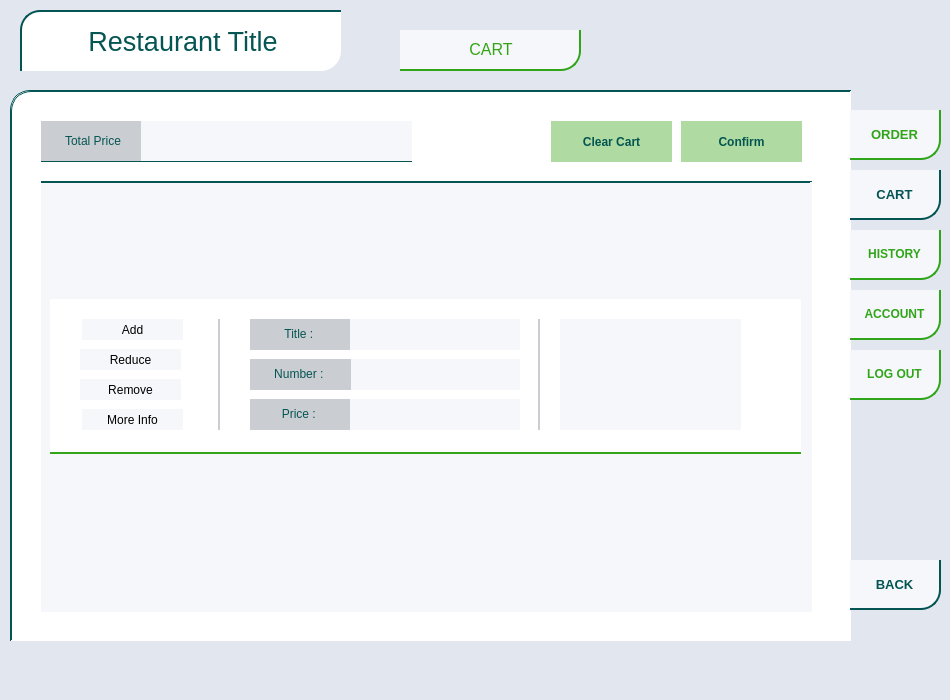
<?xml version="1.0" encoding="UTF-8"?>
<ui version="4.0">
 <class>MainWindow</class>
 <widget class="QMainWindow" name="MainWindow">
  <property name="geometry">
   <rect>
    <x>0</x>
    <y>0</y>
    <width>950</width>
    <height>700</height>
   </rect>
  </property>
  <property name="sizePolicy">
   <sizepolicy hsizetype="Fixed" vsizetype="Fixed">
    <horstretch>0</horstretch>
    <verstretch>0</verstretch>
   </sizepolicy>
  </property>
  <property name="windowTitle">
   <string>MainWindow</string>
  </property>
  <property name="styleSheet">
   <string notr="true">background-color: rgb(225, 230, 239);</string>
  </property>
  <widget class="QWidget" name="centralwidget">
   <property name="sizePolicy">
    <sizepolicy hsizetype="Fixed" vsizetype="Fixed">
     <horstretch>0</horstretch>
     <verstretch>0</verstretch>
    </sizepolicy>
   </property>
   <widget class="QScrollArea" name="scrollArea">
    <property name="geometry">
     <rect>
      <x>10</x>
      <y>90</y>
      <width>841</width>
      <height>551</height>
     </rect>
    </property>
    <property name="sizePolicy">
     <sizepolicy hsizetype="Fixed" vsizetype="Fixed">
      <horstretch>0</horstretch>
      <verstretch>0</verstretch>
     </sizepolicy>
    </property>
    <property name="styleSheet">
     <string notr="true">border-color: rgb(4, 84, 83);
background-color: rgb(255, 255, 255);
border-style : solid;
border-width : 1px;
border-right-width : 0px;
border-bottom-width : 0px;
border-top-left-radius : 20px;
border-bottom-right-radius: 0px;
</string>
    </property>
    <property name="widgetResizable">
     <bool>true</bool>
    </property>
    <widget class="QWidget" name="scrollAreaWidgetContents">
     <property name="geometry">
      <rect>
       <x>0</x>
       <y>0</y>
       <width>839</width>
       <height>549</height>
      </rect>
     </property>
     <widget class="QPushButton" name="confirmBtn">
      <property name="geometry">
       <rect>
        <x>670</x>
        <y>30</y>
        <width>121</width>
        <height>41</height>
       </rect>
      </property>
      <property name="styleSheet">
       <string notr="true">border-width:0px;
color: rgb(4, 85, 80);
background-color: rgb(52, 163, 21, 100);
border-bottom-width : 0px;
border-color: rgb(5, 85, 82);
border-radius:0px;
font-weight : 500;
font-size: 9pt;


</string>
      </property>
      <property name="text">
       <string>Confirm</string>
      </property>
     </widget>
     <widget class="QPushButton" name="clearBtn">
      <property name="geometry">
       <rect>
        <x>540</x>
        <y>30</y>
        <width>121</width>
        <height>41</height>
       </rect>
      </property>
      <property name="styleSheet">
       <string notr="true">border-width:0px;
color: rgb(4, 85, 80);
background-color: rgb(52, 163, 21, 100);
border-bottom-width : 0px;
border-color: rgb(5, 85, 82);
border-radius:0px;
font-weight : 500;
font-size: 9pt;


</string>
      </property>
      <property name="text">
       <string>Clear Cart</string>
      </property>
     </widget>
     <widget class="QLabel" name="totalPriceLabel">
      <property name="geometry">
       <rect>
        <x>30</x>
        <y>30</y>
        <width>101</width>
        <height>41</height>
       </rect>
      </property>
      <property name="styleSheet">
       <string notr="true">border-width:0px;
border-bottom-width : 1px;
border-color: rgb(5, 85, 82);
border-radius:0px;
background-color: rgb(202, 205, 210);

</string>
      </property>
      <property name="text">
       <string>&lt;html&gt;&lt;head/&gt;&lt;body&gt;&lt;p align=&quot;center&quot;&gt;&lt;span style=&quot; color:#055552;&quot;&gt;Total Price&lt;/span&gt;&lt;/p&gt;&lt;/body&gt;&lt;/html&gt;</string>
      </property>
     </widget>
     <widget class="QLabel" name="totalPriceValue">
      <property name="geometry">
       <rect>
        <x>130</x>
        <y>30</y>
        <width>271</width>
        <height>41</height>
       </rect>
      </property>
      <property name="styleSheet">
       <string notr="true">border-width:0px;
border-bottom-width : 1px;
border-color: rgb(5, 85, 82);
border-radius:0px;
background-color: rgb(245, 247, 250);
padding-left:20px;
</string>
      </property>
      <property name="text">
       <string>&lt;html&gt;&lt;head/&gt;&lt;body&gt;&lt;p align=&quot;center&quot;&gt;&lt;span style=&quot; color:#055552;&quot;&gt;&lt;/span&gt;&lt;/p&gt;&lt;/body&gt;&lt;/html&gt;</string>
      </property>
     </widget>
     <widget class="QScrollArea" name="scrollArea_2">
      <property name="geometry">
       <rect>
        <x>30</x>
        <y>90</y>
        <width>771</width>
        <height>431</height>
       </rect>
      </property>
      <property name="styleSheet">
       <string notr="true">border-radius : 0px;
border-width : 0px;
border-top-width : 1px;
background-color: rgb(245, 247, 250);</string>
      </property>
      <property name="widgetResizable">
       <bool>true</bool>
      </property>
      <widget class="QWidget" name="scrollAreaWidgetContents_3">
       <property name="geometry">
        <rect>
         <x>0</x>
         <y>0</y>
         <width>769</width>
         <height>429</height>
        </rect>
       </property>
       <layout class="QVBoxLayout" name="verticalLayout">
        <item>
         <widget class="QWidget" name="foodWidget" native="true">
          <property name="minimumSize">
           <size>
            <width>0</width>
            <height>155</height>
           </size>
          </property>
          <property name="maximumSize">
           <size>
            <width>16777215</width>
            <height>155</height>
           </size>
          </property>
          <property name="styleSheet">
           <string notr="true">background-color: rgb(255, 255, 255);
border-width : 0px;
border-style : solid;
border-bottom-width : 2px;
border-color: rgb(51, 165, 24);
</string>
          </property>
          <widget class="QLabel" name="foodTitleLabel">
           <property name="geometry">
            <rect>
             <x>200</x>
             <y>20</y>
             <width>101</width>
             <height>31</height>
            </rect>
           </property>
           <property name="styleSheet">
            <string notr="true">border-width:0px;
border-color: rgb(5, 85, 82);
border-radius:0px;
background-color: rgb(202, 205, 210);

</string>
           </property>
           <property name="text">
            <string>&lt;html&gt;&lt;head/&gt;&lt;body&gt;&lt;p align=&quot;center&quot;&gt;&lt;span style=&quot; color:#055552;&quot;&gt;Title : &lt;/span&gt;&lt;/p&gt;&lt;/body&gt;&lt;/html&gt;</string>
           </property>
          </widget>
          <widget class="QLabel" name="foodNumberValue">
           <property name="geometry">
            <rect>
             <x>300</x>
             <y>60</y>
             <width>170</width>
             <height>31</height>
            </rect>
           </property>
           <property name="sizePolicy">
            <sizepolicy hsizetype="Fixed" vsizetype="Fixed">
             <horstretch>0</horstretch>
             <verstretch>0</verstretch>
            </sizepolicy>
           </property>
           <property name="minimumSize">
            <size>
             <width>170</width>
             <height>0</height>
            </size>
           </property>
           <property name="styleSheet">
            <string notr="true">border-width:0px;
border-color: rgb(5, 85, 82);
border-radius:0px;
background-color: rgb(245, 247, 250);
</string>
           </property>
           <property name="text">
            <string>&lt;html&gt;&lt;head/&gt;&lt;body&gt;&lt;p align=&quot;center&quot;&gt;&lt;span style=&quot; color:#055552;&quot;&gt;&lt;/span&gt;&lt;/p&gt;&lt;/body&gt;&lt;/html&gt;</string>
           </property>
          </widget>
          <widget class="QLabel" name="foodTitleValue">
           <property name="geometry">
            <rect>
             <x>300</x>
             <y>20</y>
             <width>170</width>
             <height>31</height>
            </rect>
           </property>
           <property name="sizePolicy">
            <sizepolicy hsizetype="Fixed" vsizetype="Fixed">
             <horstretch>0</horstretch>
             <verstretch>0</verstretch>
            </sizepolicy>
           </property>
           <property name="minimumSize">
            <size>
             <width>170</width>
             <height>0</height>
            </size>
           </property>
           <property name="styleSheet">
            <string notr="true">border-width:0px;
background-color: rgb(245, 247, 250);
border-color: rgb(5, 85, 82);
border-radius:0px;
background-color: rgb(245, 247, 250);
</string>
           </property>
           <property name="text">
            <string>&lt;html&gt;&lt;head/&gt;&lt;body&gt;&lt;p align=&quot;center&quot;&gt;&lt;span style=&quot; color:#055552;&quot;&gt;&lt;/span&gt;&lt;/p&gt;&lt;/body&gt;&lt;/html&gt;</string>
           </property>
          </widget>
          <widget class="QLabel" name="foodPriceLabel">
           <property name="geometry">
            <rect>
             <x>200</x>
             <y>100</y>
             <width>101</width>
             <height>31</height>
            </rect>
           </property>
           <property name="styleSheet">
            <string notr="true">border-width:0px;
border-color: rgb(5, 85, 82);
border-radius:0px;
background-color: rgb(202, 205, 210);

</string>
           </property>
           <property name="text">
            <string>&lt;html&gt;&lt;head/&gt;&lt;body&gt;&lt;p align=&quot;center&quot;&gt;&lt;span style=&quot; color:#055552;&quot;&gt;Price : &lt;/span&gt;&lt;/p&gt;&lt;/body&gt;&lt;/html&gt;</string>
           </property>
          </widget>
          <widget class="QLabel" name="foodPriceValue">
           <property name="geometry">
            <rect>
             <x>300</x>
             <y>100</y>
             <width>170</width>
             <height>31</height>
            </rect>
           </property>
           <property name="sizePolicy">
            <sizepolicy hsizetype="Fixed" vsizetype="Fixed">
             <horstretch>0</horstretch>
             <verstretch>0</verstretch>
            </sizepolicy>
           </property>
           <property name="minimumSize">
            <size>
             <width>170</width>
             <height>0</height>
            </size>
           </property>
           <property name="styleSheet">
            <string notr="true">border-width:0px;
border-color: rgb(5, 85, 82);
border-radius:0px;
background-color: rgb(245, 247, 250);
</string>
           </property>
           <property name="text">
            <string>&lt;html&gt;&lt;head/&gt;&lt;body&gt;&lt;p align=&quot;center&quot;&gt;&lt;span style=&quot; color:#055552;&quot;&gt;&lt;/span&gt;&lt;/p&gt;&lt;/body&gt;&lt;/html&gt;</string>
           </property>
          </widget>
          <widget class="QLabel" name="foodNumberLabel">
           <property name="geometry">
            <rect>
             <x>200</x>
             <y>60</y>
             <width>101</width>
             <height>31</height>
            </rect>
           </property>
           <property name="styleSheet">
            <string notr="true">border-width:0px;
border-color: rgb(5, 85, 82);
border-radius:0px;
background-color: rgb(202, 205, 210);

</string>
           </property>
           <property name="text">
            <string>&lt;html&gt;&lt;head/&gt;&lt;body&gt;&lt;p align=&quot;center&quot;&gt;&lt;span style=&quot; color:#055552;&quot;&gt;Number : &lt;/span&gt;&lt;/p&gt;&lt;/body&gt;&lt;/html&gt;</string>
           </property>
          </widget>
          <widget class="QLabel" name="foodImage">
           <property name="geometry">
            <rect>
             <x>510</x>
             <y>20</y>
             <width>181</width>
             <height>111</height>
            </rect>
           </property>
           <property name="sizePolicy">
            <sizepolicy hsizetype="Fixed" vsizetype="Fixed">
             <horstretch>0</horstretch>
             <verstretch>0</verstretch>
            </sizepolicy>
           </property>
           <property name="minimumSize">
            <size>
             <width>0</width>
             <height>111</height>
            </size>
           </property>
           <property name="styleSheet">
            <string notr="true">background-color: rgb(245, 247, 250);
border-width : 0px;</string>
           </property>
           <property name="text">
            <string/>
           </property>
          </widget>
          <widget class="QWidget" name="divider1" native="true">
           <property name="geometry">
            <rect>
             <x>150</x>
             <y>20</y>
             <width>20</width>
             <height>111</height>
            </rect>
           </property>
           <property name="styleSheet">
            <string notr="true">border-width : 0px;
border-right-width : 2px;
border-color: rgb(202, 205, 210);</string>
           </property>
          </widget>
          <widget class="QWidget" name="divider2" native="true">
           <property name="geometry">
            <rect>
             <x>470</x>
             <y>20</y>
             <width>20</width>
             <height>111</height>
            </rect>
           </property>
           <property name="styleSheet">
            <string notr="true">border-width : 0px;
border-right-width : 2px;
border-color: rgb(202, 205, 210);</string>
           </property>
          </widget>
          <widget class="QPushButton" name="foodAddBtn">
           <property name="geometry">
            <rect>
             <x>32</x>
             <y>20</y>
             <width>101</width>
             <height>21</height>
            </rect>
           </property>
           <property name="styleSheet">
            <string notr="true">border-width:0px;
border-color: rgb(5, 85, 82);
border-radius:0px;
background-color: rgb(245, 247, 250);
padding-left:0px;
</string>
           </property>
           <property name="text">
            <string>Add</string>
           </property>
          </widget>
          <widget class="QPushButton" name="foodRemoveBtn">
           <property name="geometry">
            <rect>
             <x>30</x>
             <y>80</y>
             <width>101</width>
             <height>21</height>
            </rect>
           </property>
           <property name="styleSheet">
            <string notr="true">border-width:0px;
border-color: rgb(5, 85, 82);
border-radius:0px;
background-color: rgb(245, 247, 250);
padding-left:0px;
</string>
           </property>
           <property name="text">
            <string>Remove</string>
           </property>
          </widget>
          <widget class="QPushButton" name="foodReduceBtn">
           <property name="geometry">
            <rect>
             <x>30</x>
             <y>50</y>
             <width>101</width>
             <height>21</height>
            </rect>
           </property>
           <property name="styleSheet">
            <string notr="true">border-width:0px;
border-color: rgb(5, 85, 82);
border-radius:0px;
background-color: rgb(245, 247, 250);
padding-left:0px;
</string>
           </property>
           <property name="text">
            <string>Reduce</string>
           </property>
          </widget>
          <widget class="QPushButton" name="foodInfoBtn">
           <property name="geometry">
            <rect>
             <x>32</x>
             <y>110</y>
             <width>101</width>
             <height>21</height>
            </rect>
           </property>
           <property name="styleSheet">
            <string notr="true">border-width:0px;
border-color: rgb(5, 85, 82);
border-radius:0px;
background-color: rgb(245, 247, 250);
padding-left:0px;
</string>
           </property>
           <property name="text">
            <string>More Info</string>
           </property>
          </widget>
         </widget>
        </item>
        <item>
         <spacer name="verticalSpacer">
          <property name="orientation">
           <enum>Qt::Vertical</enum>
          </property>
          <property name="sizeType">
           <enum>QSizePolicy::Preferred</enum>
          </property>
          <property name="sizeHint" stdset="0">
           <size>
            <width>20</width>
            <height>40</height>
           </size>
          </property>
         </spacer>
        </item>
       </layout>
      </widget>
     </widget>
    </widget>
   </widget>
   <widget class="QPushButton" name="historyBtn">
    <property name="geometry">
     <rect>
      <x>850</x>
      <y>230</y>
      <width>91</width>
      <height>50</height>
     </rect>
    </property>
    <property name="styleSheet">
     <string notr="true">border-color : rgb(49, 165, 25);
background-color: rgb(245, 247, 250);
border-style : solid;
border-bottom-width : 2px;
border-right-width : 2px;
border-bottom-right-radius: 20px;
box-shadow: 10px 10px 5px -5px #666;
color : rgb(49, 165, 25);
font-weight : 500;
font-size: 9pt;</string>
    </property>
    <property name="text">
     <string>HISTORY</string>
    </property>
   </widget>
   <widget class="QPushButton" name="logoutBtn">
    <property name="geometry">
     <rect>
      <x>850</x>
      <y>350</y>
      <width>91</width>
      <height>50</height>
     </rect>
    </property>
    <property name="styleSheet">
     <string notr="true">border-color : rgb(49, 165, 25);
background-color: rgb(245, 247, 250);
border-style : solid;
border-bottom-width : 2px;
border-right-width : 2px;
border-bottom-right-radius: 20px;
box-shadow: 10px 10px 5px -5px #666;
color : rgb(49, 165, 25);
font-weight : 500;
font-size: 9pt;</string>
    </property>
    <property name="text">
     <string>LOG OUT</string>
    </property>
   </widget>
   <widget class="QPushButton" name="accountBtn">
    <property name="geometry">
     <rect>
      <x>850</x>
      <y>290</y>
      <width>91</width>
      <height>50</height>
     </rect>
    </property>
    <property name="styleSheet">
     <string notr="true">border-color : rgb(49, 165, 25);
background-color: rgb(245, 247, 250);
border-style : solid;
border-bottom-width : 2px;
border-right-width : 2px;
border-bottom-right-radius: 20px;
box-shadow: 10px 10px 5px -5px #666;
color : rgb(49, 165, 25);
font-weight : 500;
font-size: 9pt;</string>
    </property>
    <property name="text">
     <string>ACCOUNT</string>
    </property>
   </widget>
   <widget class="QPushButton" name="cartBtn">
    <property name="geometry">
     <rect>
      <x>850</x>
      <y>110</y>
      <width>91</width>
      <height>50</height>
     </rect>
    </property>
    <property name="styleSheet">
     <string notr="true">border-color: rgb(49, 165, 25);
background-color: rgb(245, 247, 250);
border-style : solid;
border-bottom-width : 2px;
border-right-width : 2px;
border-bottom-right-radius: 20px;
box-shadow: 10px 10px 5px -5px #666;
color : rgb(49, 165, 25);
font-weight : 500;
font-size: 10pt;</string>
    </property>
    <property name="text">
     <string>ORDER</string>
    </property>
   </widget>
   <widget class="QPushButton" name="backBtn">
    <property name="geometry">
     <rect>
      <x>850</x>
      <y>560</y>
      <width>91</width>
      <height>50</height>
     </rect>
    </property>
    <property name="styleSheet">
     <string notr="true">border-color: rgb(4, 84, 83);
background-color: rgb(245, 247, 250);
border-style : solid;
border-bottom-width : 2px;
border-right-width : 2px;
border-bottom-right-radius: 20px;
box-shadow: 10px 10px 5px -5px #666;
color: rgb(4, 84, 83);
font-weight : 500;
font-size: 10pt;</string>
    </property>
    <property name="text">
     <string>BACK</string>
    </property>
   </widget>
   <widget class="QLabel" name="mainTitle">
    <property name="geometry">
     <rect>
      <x>20</x>
      <y>10</y>
      <width>321</width>
      <height>61</height>
     </rect>
    </property>
    <property name="toolTip">
     <string>&lt;html&gt;&lt;head/&gt;&lt;body&gt;&lt;p align=&quot;center&quot;&gt;&lt;br/&gt;&lt;/p&gt;&lt;/body&gt;&lt;/html&gt;</string>
    </property>
    <property name="whatsThis">
     <string>&lt;html&gt;&lt;head/&gt;&lt;body&gt;&lt;p align=&quot;center&quot;&gt;&lt;br/&gt;&lt;/p&gt;&lt;/body&gt;&lt;/html&gt;</string>
    </property>
    <property name="styleSheet">
     <string notr="true">border-color: rgb(4, 84, 83);
background-color: rgb(255, 255, 255);
border-style : solid;
border-width : 2px;
border-right-width : 0px;
border-bottom-width : 0px;
border-top-left-radius : 20px;
border-bottom-right-radius: 20px;
text-align: center;
</string>
    </property>
    <property name="text">
     <string>&lt;html&gt;&lt;head/&gt;&lt;body&gt;&lt;p align=&quot;center&quot;&gt;&lt;span style=&quot; font-size:20pt; color:#055553;&quot;&gt;Restaurant Title&lt;/span&gt;&lt;/p&gt;&lt;/body&gt;&lt;/html&gt;</string>
    </property>
   </widget>
   <widget class="QLabel" name="windowTitle">
    <property name="geometry">
     <rect>
      <x>400</x>
      <y>30</y>
      <width>181</width>
      <height>41</height>
     </rect>
    </property>
    <property name="styleSheet">
     <string notr="true">border-color : rgb(49, 165, 25);
background-color: rgb(245, 247, 250);
border-style : solid;
border-bottom-width : 2px;
border-right-width : 2px;
border-bottom-right-radius: 20px;
box-shadow: 10px 10px 5px -5px #666;
text-align: center;
color : rgb(49, 165, 25);</string>
    </property>
    <property name="text">
     <string>&lt;html&gt;&lt;head/&gt;&lt;body&gt;&lt;p align=&quot;center&quot;&gt;&lt;span style=&quot; font-size:12pt; color:#33a415;&quot;&gt;CART&lt;/span&gt;&lt;/p&gt;&lt;/body&gt;&lt;/html&gt;</string>
    </property>
   </widget>
   <widget class="QPushButton" name="orderBtn">
    <property name="geometry">
     <rect>
      <x>850</x>
      <y>170</y>
      <width>91</width>
      <height>50</height>
     </rect>
    </property>
    <property name="styleSheet">
     <string notr="true">border-color: rgb(4, 84, 83);
background-color: rgb(245, 247, 250);
border-style : solid;
border-bottom-width : 2px;
border-right-width : 2px;
border-bottom-right-radius: 20px;
box-shadow: 10px 10px 5px -5px #666;
color : rgb(4, 84, 83);
font-weight : 500;
font-size: 10pt;</string>
    </property>
    <property name="text">
     <string>CART</string>
    </property>
   </widget>
  </widget>
  <widget class="QMenuBar" name="menubar">
   <property name="geometry">
    <rect>
     <x>0</x>
     <y>0</y>
     <width>950</width>
     <height>26</height>
    </rect>
   </property>
   <property name="sizePolicy">
    <sizepolicy hsizetype="Fixed" vsizetype="Fixed">
     <horstretch>0</horstretch>
     <verstretch>0</verstretch>
    </sizepolicy>
   </property>
   <property name="palette">
    <palette>
     <active>
      <colorrole role="WindowText">
       <brush brushstyle="SolidPattern">
        <color alpha="255">
         <red>0</red>
         <green>0</green>
         <blue>0</blue>
        </color>
       </brush>
      </colorrole>
      <colorrole role="Button">
       <brush brushstyle="SolidPattern">
        <color alpha="255">
         <red>225</red>
         <green>230</green>
         <blue>239</blue>
        </color>
       </brush>
      </colorrole>
      <colorrole role="Light">
       <brush brushstyle="SolidPattern">
        <color alpha="255">
         <red>255</red>
         <green>255</green>
         <blue>255</blue>
        </color>
       </brush>
      </colorrole>
      <colorrole role="Midlight">
       <brush brushstyle="SolidPattern">
        <color alpha="255">
         <red>240</red>
         <green>242</green>
         <blue>247</blue>
        </color>
       </brush>
      </colorrole>
      <colorrole role="Dark">
       <brush brushstyle="SolidPattern">
        <color alpha="255">
         <red>112</red>
         <green>115</green>
         <blue>119</blue>
        </color>
       </brush>
      </colorrole>
      <colorrole role="Mid">
       <brush brushstyle="SolidPattern">
        <color alpha="255">
         <red>150</red>
         <green>153</green>
         <blue>159</blue>
        </color>
       </brush>
      </colorrole>
      <colorrole role="Text">
       <brush brushstyle="SolidPattern">
        <color alpha="255">
         <red>0</red>
         <green>0</green>
         <blue>0</blue>
        </color>
       </brush>
      </colorrole>
      <colorrole role="BrightText">
       <brush brushstyle="SolidPattern">
        <color alpha="255">
         <red>255</red>
         <green>255</green>
         <blue>255</blue>
        </color>
       </brush>
      </colorrole>
      <colorrole role="ButtonText">
       <brush brushstyle="SolidPattern">
        <color alpha="255">
         <red>0</red>
         <green>0</green>
         <blue>0</blue>
        </color>
       </brush>
      </colorrole>
      <colorrole role="Base">
       <brush brushstyle="SolidPattern">
        <color alpha="255">
         <red>225</red>
         <green>230</green>
         <blue>239</blue>
        </color>
       </brush>
      </colorrole>
      <colorrole role="Window">
       <brush brushstyle="SolidPattern">
        <color alpha="255">
         <red>225</red>
         <green>230</green>
         <blue>239</blue>
        </color>
       </brush>
      </colorrole>
      <colorrole role="Shadow">
       <brush brushstyle="SolidPattern">
        <color alpha="255">
         <red>0</red>
         <green>0</green>
         <blue>0</blue>
        </color>
       </brush>
      </colorrole>
      <colorrole role="AlternateBase">
       <brush brushstyle="SolidPattern">
        <color alpha="255">
         <red>240</red>
         <green>242</green>
         <blue>247</blue>
        </color>
       </brush>
      </colorrole>
      <colorrole role="ToolTipBase">
       <brush brushstyle="SolidPattern">
        <color alpha="255">
         <red>255</red>
         <green>255</green>
         <blue>220</blue>
        </color>
       </brush>
      </colorrole>
      <colorrole role="ToolTipText">
       <brush brushstyle="SolidPattern">
        <color alpha="255">
         <red>0</red>
         <green>0</green>
         <blue>0</blue>
        </color>
       </brush>
      </colorrole>
      <colorrole role="PlaceholderText">
       <brush brushstyle="SolidPattern">
        <color alpha="128">
         <red>0</red>
         <green>0</green>
         <blue>0</blue>
        </color>
       </brush>
      </colorrole>
     </active>
     <inactive>
      <colorrole role="WindowText">
       <brush brushstyle="SolidPattern">
        <color alpha="255">
         <red>0</red>
         <green>0</green>
         <blue>0</blue>
        </color>
       </brush>
      </colorrole>
      <colorrole role="Button">
       <brush brushstyle="SolidPattern">
        <color alpha="255">
         <red>225</red>
         <green>230</green>
         <blue>239</blue>
        </color>
       </brush>
      </colorrole>
      <colorrole role="Light">
       <brush brushstyle="SolidPattern">
        <color alpha="255">
         <red>255</red>
         <green>255</green>
         <blue>255</blue>
        </color>
       </brush>
      </colorrole>
      <colorrole role="Midlight">
       <brush brushstyle="SolidPattern">
        <color alpha="255">
         <red>240</red>
         <green>242</green>
         <blue>247</blue>
        </color>
       </brush>
      </colorrole>
      <colorrole role="Dark">
       <brush brushstyle="SolidPattern">
        <color alpha="255">
         <red>112</red>
         <green>115</green>
         <blue>119</blue>
        </color>
       </brush>
      </colorrole>
      <colorrole role="Mid">
       <brush brushstyle="SolidPattern">
        <color alpha="255">
         <red>150</red>
         <green>153</green>
         <blue>159</blue>
        </color>
       </brush>
      </colorrole>
      <colorrole role="Text">
       <brush brushstyle="SolidPattern">
        <color alpha="255">
         <red>0</red>
         <green>0</green>
         <blue>0</blue>
        </color>
       </brush>
      </colorrole>
      <colorrole role="BrightText">
       <brush brushstyle="SolidPattern">
        <color alpha="255">
         <red>255</red>
         <green>255</green>
         <blue>255</blue>
        </color>
       </brush>
      </colorrole>
      <colorrole role="ButtonText">
       <brush brushstyle="SolidPattern">
        <color alpha="255">
         <red>0</red>
         <green>0</green>
         <blue>0</blue>
        </color>
       </brush>
      </colorrole>
      <colorrole role="Base">
       <brush brushstyle="SolidPattern">
        <color alpha="255">
         <red>225</red>
         <green>230</green>
         <blue>239</blue>
        </color>
       </brush>
      </colorrole>
      <colorrole role="Window">
       <brush brushstyle="SolidPattern">
        <color alpha="255">
         <red>225</red>
         <green>230</green>
         <blue>239</blue>
        </color>
       </brush>
      </colorrole>
      <colorrole role="Shadow">
       <brush brushstyle="SolidPattern">
        <color alpha="255">
         <red>0</red>
         <green>0</green>
         <blue>0</blue>
        </color>
       </brush>
      </colorrole>
      <colorrole role="AlternateBase">
       <brush brushstyle="SolidPattern">
        <color alpha="255">
         <red>240</red>
         <green>242</green>
         <blue>247</blue>
        </color>
       </brush>
      </colorrole>
      <colorrole role="ToolTipBase">
       <brush brushstyle="SolidPattern">
        <color alpha="255">
         <red>255</red>
         <green>255</green>
         <blue>220</blue>
        </color>
       </brush>
      </colorrole>
      <colorrole role="ToolTipText">
       <brush brushstyle="SolidPattern">
        <color alpha="255">
         <red>0</red>
         <green>0</green>
         <blue>0</blue>
        </color>
       </brush>
      </colorrole>
      <colorrole role="PlaceholderText">
       <brush brushstyle="SolidPattern">
        <color alpha="128">
         <red>0</red>
         <green>0</green>
         <blue>0</blue>
        </color>
       </brush>
      </colorrole>
     </inactive>
     <disabled>
      <colorrole role="WindowText">
       <brush brushstyle="SolidPattern">
        <color alpha="255">
         <red>112</red>
         <green>115</green>
         <blue>119</blue>
        </color>
       </brush>
      </colorrole>
      <colorrole role="Button">
       <brush brushstyle="SolidPattern">
        <color alpha="255">
         <red>225</red>
         <green>230</green>
         <blue>239</blue>
        </color>
       </brush>
      </colorrole>
      <colorrole role="Light">
       <brush brushstyle="SolidPattern">
        <color alpha="255">
         <red>255</red>
         <green>255</green>
         <blue>255</blue>
        </color>
       </brush>
      </colorrole>
      <colorrole role="Midlight">
       <brush brushstyle="SolidPattern">
        <color alpha="255">
         <red>240</red>
         <green>242</green>
         <blue>247</blue>
        </color>
       </brush>
      </colorrole>
      <colorrole role="Dark">
       <brush brushstyle="SolidPattern">
        <color alpha="255">
         <red>112</red>
         <green>115</green>
         <blue>119</blue>
        </color>
       </brush>
      </colorrole>
      <colorrole role="Mid">
       <brush brushstyle="SolidPattern">
        <color alpha="255">
         <red>150</red>
         <green>153</green>
         <blue>159</blue>
        </color>
       </brush>
      </colorrole>
      <colorrole role="Text">
       <brush brushstyle="SolidPattern">
        <color alpha="255">
         <red>112</red>
         <green>115</green>
         <blue>119</blue>
        </color>
       </brush>
      </colorrole>
      <colorrole role="BrightText">
       <brush brushstyle="SolidPattern">
        <color alpha="255">
         <red>255</red>
         <green>255</green>
         <blue>255</blue>
        </color>
       </brush>
      </colorrole>
      <colorrole role="ButtonText">
       <brush brushstyle="SolidPattern">
        <color alpha="255">
         <red>112</red>
         <green>115</green>
         <blue>119</blue>
        </color>
       </brush>
      </colorrole>
      <colorrole role="Base">
       <brush brushstyle="SolidPattern">
        <color alpha="255">
         <red>225</red>
         <green>230</green>
         <blue>239</blue>
        </color>
       </brush>
      </colorrole>
      <colorrole role="Window">
       <brush brushstyle="SolidPattern">
        <color alpha="255">
         <red>225</red>
         <green>230</green>
         <blue>239</blue>
        </color>
       </brush>
      </colorrole>
      <colorrole role="Shadow">
       <brush brushstyle="SolidPattern">
        <color alpha="255">
         <red>0</red>
         <green>0</green>
         <blue>0</blue>
        </color>
       </brush>
      </colorrole>
      <colorrole role="AlternateBase">
       <brush brushstyle="SolidPattern">
        <color alpha="255">
         <red>225</red>
         <green>230</green>
         <blue>239</blue>
        </color>
       </brush>
      </colorrole>
      <colorrole role="ToolTipBase">
       <brush brushstyle="SolidPattern">
        <color alpha="255">
         <red>255</red>
         <green>255</green>
         <blue>220</blue>
        </color>
       </brush>
      </colorrole>
      <colorrole role="ToolTipText">
       <brush brushstyle="SolidPattern">
        <color alpha="255">
         <red>0</red>
         <green>0</green>
         <blue>0</blue>
        </color>
       </brush>
      </colorrole>
      <colorrole role="PlaceholderText">
       <brush brushstyle="SolidPattern">
        <color alpha="128">
         <red>0</red>
         <green>0</green>
         <blue>0</blue>
        </color>
       </brush>
      </colorrole>
     </disabled>
    </palette>
   </property>
   <property name="defaultUp">
    <bool>false</bool>
   </property>
  </widget>
  <widget class="QStatusBar" name="statusbar"/>
 </widget>
 <resources/>
 <connections/>
</ui>
